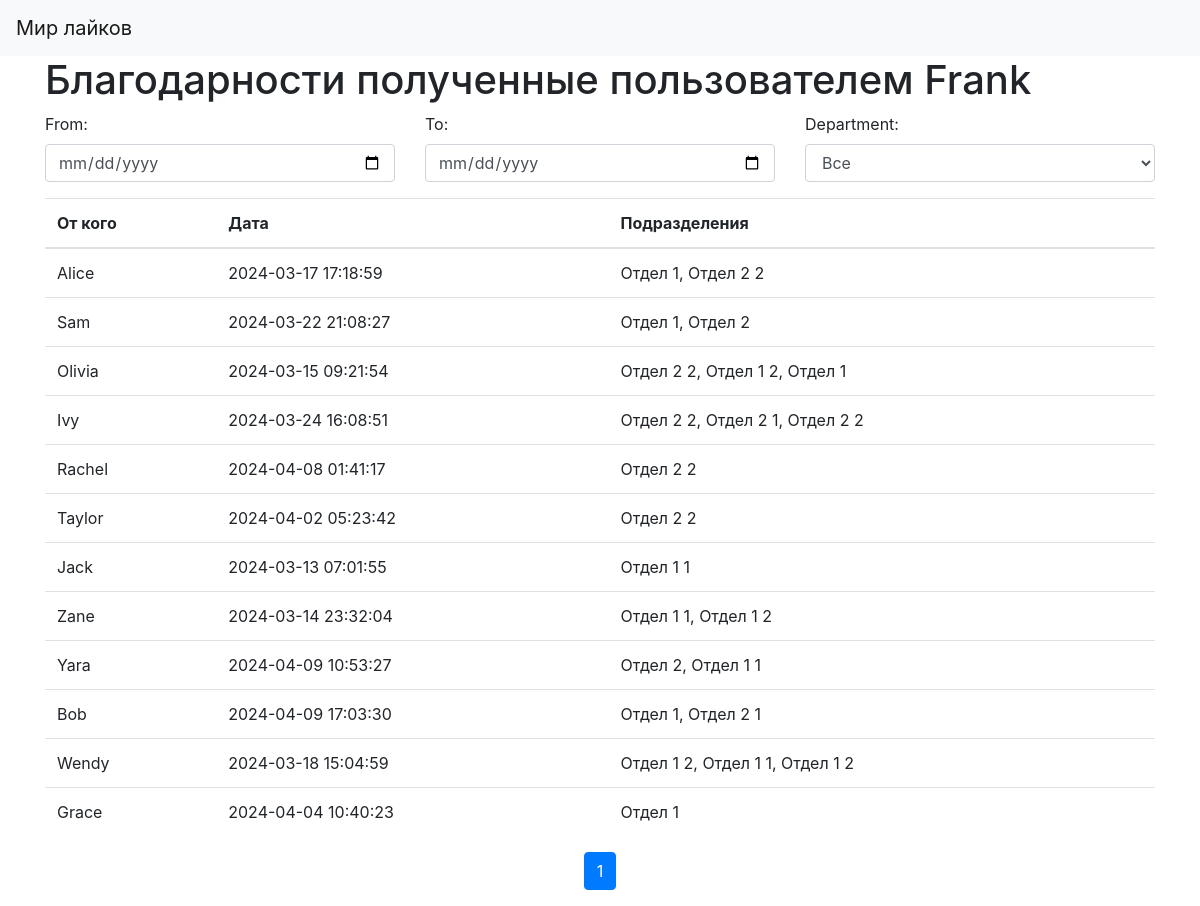
The app's page /thanks-received.php?id=2 with its own data.
### tables this page shows
CREATE TABLE User (
                id INTEGER PRIMARY KEY,
                name TEXT,
                password TEXT);

CREATE TABLE Thank (
                id INTEGER PRIMARY KEY,
                user_from_id INTEGER,
                user_to_id INTEGER,
                date DATETIME,
                FOREIGN KEY(user_from_id) REFERENCES User(id),
                FOREIGN KEY(user_to_id) REFERENCES User(id));

### database.php (called while the page is built, shortened)
<?php
function db_getUserById($userId) {
    $db = new PDO('sqlite:mydatabase.db');
    $query = $db->prepare("SELECT * FROM User WHERE id = :id");
    $query->bindParam(':id', $userId);
    $query->execute();
    $user = $query->fetch(PDO::FETCH_ASSOC);
    return $user;
}
function db_received_thanks($user_to_id){
    $db = new PDO('sqlite:mydatabase.db');
    $query = $db->prepare("SELECT * FROM Thank WHERE user_to_id = :user_to_id");
    $query->bindParam(':user_to_id', $user_to_id);
    $query->execute();
    $thanks = $query->fetchAll(PDO::FETCH_ASSOC);
    return $thanks;
}
function db_getUserDepartments($userId) {
    $db = new PDO('sqlite:mydatabase.db');
    $query = $db->prepare("SELECT Department.name FROM Department
                               INNER JOIN User_Department ON Department.id = User_Department.department_id
                               WHERE User_Department.user_id = :userId");
    $query->bindParam(':userId', $userId);
    $query->execute();
    $departments = $query->fetchAll(PDO::FETCH_COLUMN);
    return $departments;
}

### functions.php (called while the page is built, shortened)
<?php
function filterThanksByDepartmentReceived($thanks, $department_id) {
    $db = new PDO('sqlite:mydatabase.db');
    $query = "SELECT * FROM Thank
              WHERE user_from_id IN (
                  SELECT user_id FROM User_Department
                  WHERE department_id = :department_id
              ) OR :department_id IS NULL";
    $query = $db->prepare($query);
    $query->bindValue(':department_id', $department_id);
    $query->execute();
    $filteredThanks = $query->fetchAll(PDO::FETCH_ASSOC);
    $thanksIds = array_column($thanks, 'id');
    $filteredThanks = array_filter($filteredThanks, function ($item) use ($thanksIds) {
        return in_array($item['id'], $thanksIds);
    });
    return $filteredThanks;
}
function pageFilter($thanks, $currentPage) {
    $itemsPerPage = 20;
    $totalItems = count($thanks);
    $totalPages = ceil($totalItems / $itemsPerPage);
    $offset = ($currentPage - 1) * $itemsPerPage;
    $pagedArray = array_slice($thanks, $offset, $itemsPerPage);
    return [
        'thanks' => $pagedArray,
        'total_pages' => $totalPages
    ];
}

### thanks-received.php (the view, shortened to what this page needs)
<?php
require_once 'database.php';
require_once 'functions.php';
$user_id = $_GET['id'];
$currentPage = $_GET['page'] ?? 1;
$current_department = $_GET['department'] ?? null;
$dateFrom = $_GET['dateFrom'] ?? null;
$dateTo = $_GET['dateTo'] ?? null;
$user = db_getUserById($user_id);
$thanks = db_received_thanks($user_id);
$thanks = filterThanksByDate($thanks, $dateFrom, $dateTo);
$thanks = filterThanksByDepartmentReceived($thanks, $current_department);
$thanks = pageFilter($thanks, $currentPage);
?>
<!DOCTYPE html>
<html lang="en">
<head>
    <link href="https://stackpath.bootstrapcdn.com/bootstrap/4.5.2/css/bootstrap.min.css" rel="stylesheet">
</head>
<body>
<nav class="navbar navbar-expand-lg navbar-light bg-light">
    <a class="navbar-brand" href="/">Мир лайков</a>
</nav>
<div class="container">
    <h1>Благодарности полученные пользователем <?php echo $user['name']; ?></h1>
    <div class="row mb-3">
        <div class="col-md-4">
            <label for="dateFrom">From:</label>
            <input type="date" class="form-control" id="dateFrom"
                   value="<?php echo isset($_GET['dateFrom']) ? date('Y-m-d', $_GET['dateFrom']) : ''; ?>">
        </div>
        <div class="col-md-4">
            <label for="dateTo">To:</label>
            <input type="date" class="form-control" id="dateTo"
                   value="<?php echo isset($_GET['dateTo']) ? date('Y-m-d', $_GET['dateTo']) : ''; ?>">
        </div>
        <div class="col-md-4">
            <label for="department">Department:</label>
            <select class="form-control" id="department">
                <option value="">Все</option>
            </select>
        </div>
    </div>
    <table class="table">
        <thead>
        <tr>
            <th>От кого</th>
            <th>Дата</th>
            <th>Подразделения</th>
        </tr>
        </thead>
        <tbody id="tableBody">
        <?php foreach ($thanks['thanks'] as $thank):
            $from_user = db_getUserById($thank['user_from_id']);
            $departments = db_getUserDepartments($from_user['id']);
            $departments = implode(", ", $departments);
            ?>
            <tr>
                <td><?php echo $from_user['name']; ?></td>
                <td><?php echo $thank['date']; ?></td>
                <td><?php echo $departments; ?></td>
            </tr>
        <?php endforeach; ?>
        </tbody>
    </table>
    <ul class="pagination justify-content-center" id="pagination">
        <?php for ($i = 1; $i <= $thanks['total_pages']; $i++):
            $activeClass = ($i == $currentPage) ? ' active' : '';
            echo '<li class="page-item' . $activeClass . '"><a class="page-link" value="' . $i . '">' . $i . '</a></li>';
        endfor; ?>
    </ul>
</div>
</body>
</html>

### records on screen
user: name "Frank"
thank: user_from.name "Alice", date "2024-03-17 17:18:59", departments "Отдел 1, Отдел 2 2"
thank: user_from.name "Sam", date "2024-03-22 21:08:27", departments "Отдел 1, Отдел 2"
thank: user_from.name "Olivia", date "2024-03-15 09:21:54", departments "Отдел 2 2, Отдел 1 2, Отдел 1"
thank: user_from.name "Ivy", date "2024-03-24 16:08:51", departments "Отдел 2 2, Отдел 2 1, Отдел 2 2"
thank: user_from.name "Rachel", date "2024-04-08 01:41:17", departments "Отдел 2 2"
thank: user_from.name "Taylor", date "2024-04-02 05:23:42", departments "Отдел 2 2"
thank: user_from.name "Jack", date "2024-03-13 07:01:55", departments "Отдел 1 1"
thank: user_from.name "Zane", date "2024-03-14 23:32:04", departments "Отдел 1 1, Отдел 1 2"
thank: user_from.name "Yara", date "2024-04-09 10:53:27", departments "Отдел 2, Отдел 1 1"
thank: user_from.name "Bob", date "2024-04-09 17:03:30", departments "Отдел 1, Отдел 2 1"
thank: user_from.name "Wendy", date "2024-03-18 15:04:59", departments "Отдел 1 2, Отдел 1 1, Отдел 1 2"
thank: user_from.name "Grace", date "2024-04-04 10:40:23", departments "Отдел 1"
